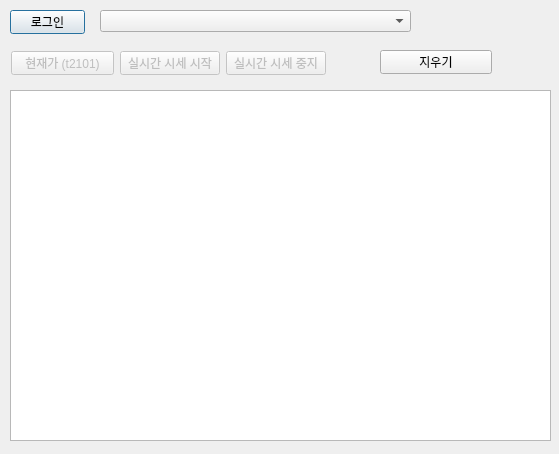
<?xml version="1.0" encoding="UTF-8"?>
<ui version="4.0">
 <class>Dialog</class>
 <widget class="QDialog" name="Dialog">
  <property name="geometry">
   <rect>
    <x>0</x>
    <y>0</y>
    <width>559</width>
    <height>454</height>
   </rect>
  </property>
  <property name="windowTitle">
   <string>36 qt-국내선물 실시간</string>
  </property>
  <widget class="QPushButton" name="btn_login">
   <property name="geometry">
    <rect>
     <x>10</x>
     <y>10</y>
     <width>75</width>
     <height>24</height>
    </rect>
   </property>
   <property name="text">
    <string>로그인</string>
   </property>
  </widget>
  <widget class="QComboBox" name="combo_items">
   <property name="geometry">
    <rect>
     <x>100</x>
     <y>10</y>
     <width>311</width>
     <height>22</height>
    </rect>
   </property>
  </widget>
  <widget class="QPushButton" name="btn_item_info">
   <property name="enabled">
    <bool>false</bool>
   </property>
   <property name="geometry">
    <rect>
     <x>11</x>
     <y>51</y>
     <width>103</width>
     <height>24</height>
    </rect>
   </property>
   <property name="text">
    <string>현재가 (t2101)</string>
   </property>
  </widget>
  <widget class="QPushButton" name="btn_realtime_add">
   <property name="enabled">
    <bool>false</bool>
   </property>
   <property name="geometry">
    <rect>
     <x>120</x>
     <y>51</y>
     <width>100</width>
     <height>24</height>
    </rect>
   </property>
   <property name="text">
    <string>실시간 시세 시작</string>
   </property>
  </widget>
  <widget class="QPushButton" name="btn_realtime_remove">
   <property name="enabled">
    <bool>false</bool>
   </property>
   <property name="geometry">
    <rect>
     <x>226</x>
     <y>51</y>
     <width>100</width>
     <height>24</height>
    </rect>
   </property>
   <property name="text">
    <string>실시간 시세 중지</string>
   </property>
  </widget>
  <widget class="QPushButton" name="btn_clear">
   <property name="geometry">
    <rect>
     <x>380</x>
     <y>50</y>
     <width>112</width>
     <height>24</height>
    </rect>
   </property>
   <property name="text">
    <string>지우기</string>
   </property>
  </widget>
  <widget class="QListWidget" name="list_result">
   <property name="geometry">
    <rect>
     <x>10</x>
     <y>90</y>
     <width>541</width>
     <height>351</height>
    </rect>
   </property>
  </widget>
 </widget>
 <resources/>
 <connections/>
</ui>
